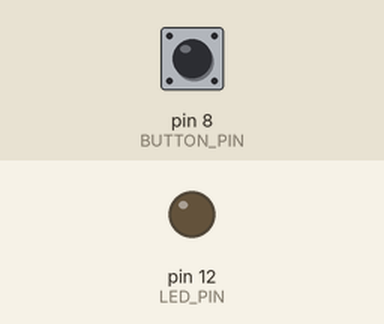
This sketch was run on a simulated Arduino Uno, built with avr-gcc and run on an emulated ATmega328P. On the bench: output pins drawn as LEDs (lit = HIGH). Inputs (shaded band) come from the test bench; at power-on: pin 8 (BUTTON_PIN) HIGH.

Above: at 1.2 s.
1.3 s: pin 8 (BUTTON_PIN) pulled LOW for 0.15 s
At 2.5 s:
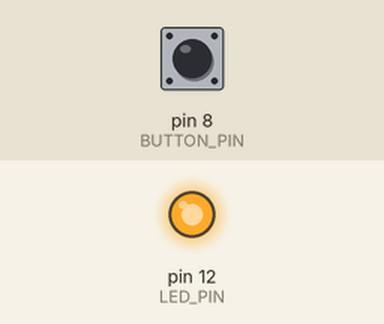
2.9 s: pin 8 (BUTTON_PIN) pulled LOW for 1 s
At 4.9 s:
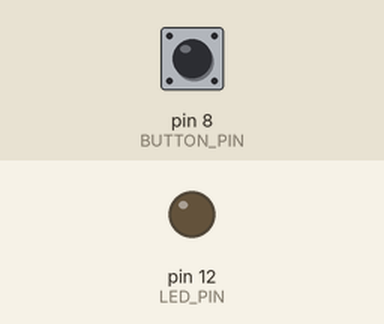
5.4 s: pin 8 (BUTTON_PIN) pulled LOW for 3.2 s
At 9.7 s:
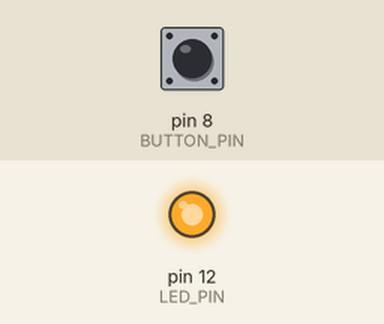
Timing chart, 0 to 11.2 s (numbered marks = the images above; inputs shaded):
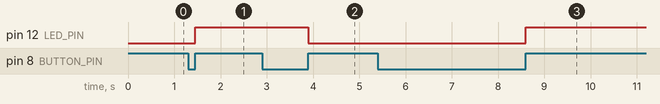

The sketch:

lab6_1.ino
```cpp
#define LED_PIN 12
#define BUTTON_PIN 8
#define LED_ON_STATE HIGH
#define LED_OFF_STATE LOW

typedef struct{
  unsigned long Out;
  unsigned long Time;
  unsigned long Next[2];
} SType;

SType FSM[2] = {
  {0, 10, { LED_OFF_STATE, LED_ON_STATE }},
  {1, 10, { LED_ON_STATE, LED_OFF_STATE }}
};

int FSM_State = LED_OFF_STATE;

void setup() {
  Serial.begin(115200);
  pinMode(LED_PIN, OUTPUT);
  pinMode(BUTTON_PIN, INPUT);

  FSM_State = LED_OFF_STATE;
}

void loop() {
  int output = FSM[FSM_State].Out;
  digitalWrite(LED_PIN, output);

  delay(FSM[FSM_State].Time * 10);

  if(digitalRead(BUTTON_PIN) == LOW){
    while(digitalRead(BUTTON_PIN) == LOW);
    int input = digitalRead(BUTTON_PIN);
    FSM_State = FSM[FSM_State].Next[input];
  }
}
```

Measured:
- after the input at 1.3 s, pin 12 (LED_PIN): LOW → HIGH after 0.15 s
- after the input at 2.9 s, pin 12 (LED_PIN): HIGH → LOW after 1.0 s
- after the input at 5.4 s, pin 12 (LED_PIN): LOW → HIGH after 3.2 s
